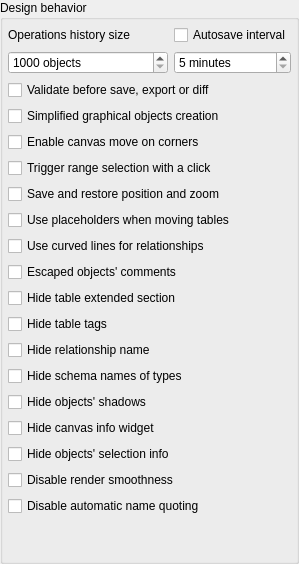
       <widget class="QGroupBox" name="behavior_gb">
        <property name="sizePolicy">
         <sizepolicy hsizetype="Fixed" vsizetype="Preferred">
          <horstretch>0</horstretch>
          <verstretch>0</verstretch>
         </sizepolicy>
        </property>
        <property name="title">
         <string>Design behavior</string>
        </property>
        <layout class="QVBoxLayout" name="verticalLayout_11">
         <property name="leftMargin">
          <number>5</number>
         </property>
         <property name="topMargin">
          <number>5</number>
         </property>
         <property name="rightMargin">
          <number>5</number>
         </property>
         <property name="bottomMargin">
          <number>5</number>
         </property>
         <item>
          <layout class="QHBoxLayout" name="horizontalLayout_2">
           <item>
            <layout class="QVBoxLayout" name="verticalLayout_10">
             <item>
              <widget class="QLabel" name="oplist_size_lbl">
               <property name="sizePolicy">
                <sizepolicy hsizetype="Fixed" vsizetype="Preferred">
                 <horstretch>0</horstretch>
                 <verstretch>0</verstretch>
                </sizepolicy>
               </property>
               <property name="minimumSize">
                <size>
                 <width>160</width>
                 <height>0</height>
                </size>
               </property>
               <property name="text">
                <string>Operations history size</string>
               </property>
              </widget>
             </item>
             <item>
              <widget class="QSpinBox" name="oplist_size_spb">
               <property name="sizePolicy">
                <sizepolicy hsizetype="Preferred" vsizetype="Fixed">
                 <horstretch>0</horstretch>
                 <verstretch>0</verstretch>
                </sizepolicy>
               </property>
               <property name="minimumSize">
                <size>
                 <width>60</width>
                 <height>0</height>
                </size>
               </property>
               <property name="toolTip">
                <string>&lt;p&gt;Defines the maximum amount of elements held in the operation history. Once reached the maximum number the history is automatically cleaned.&lt;/p&gt;</string>
               </property>
               <property name="statusTip">
                <string/>
               </property>
               <property name="suffix">
                <string> objects</string>
               </property>
               <property name="minimum">
                <number>1000</number>
               </property>
               <property name="maximum">
                <number>2000</number>
               </property>
               <property name="singleStep">
                <number>50</number>
               </property>
              </widget>
             </item>
            </layout>
           </item>
           <item>
            <layout class="QVBoxLayout" name="verticalLayout_8">
             <item>
              <widget class="QCheckBox" name="autosave_interv_chk">
               <property name="sizePolicy">
                <sizepolicy hsizetype="Preferred" vsizetype="Preferred">
                 <horstretch>0</horstretch>
                 <verstretch>0</verstretch>
                </sizepolicy>
               </property>
               <property name="toolTip">
                <string>&lt;p&gt;Defines the period when the opened models will be saved automatically. The temporary models saving period will be defined as the half of the value defined here. If the autosave is disabled the temporary models saving will occur in a period of 5 minutes.&lt;/p&gt;</string>
               </property>
               <property name="statusTip">
                <string/>
               </property>
               <property name="text">
                <string>Autosave interval</string>
               </property>
              </widget>
             </item>
             <item>
              <widget class="QSpinBox" name="autosave_interv_spb">
               <property name="sizePolicy">
                <sizepolicy hsizetype="Preferred" vsizetype="Fixed">
                 <horstretch>0</horstretch>
                 <verstretch>0</verstretch>
                </sizepolicy>
               </property>
               <property name="minimumSize">
                <size>
                 <width>60</width>
                 <height>0</height>
                </size>
               </property>
               <property name="suffix">
                <string> minutes</string>
               </property>
               <property name="minimum">
                <number>5</number>
               </property>
               <property name="maximum">
                <number>30</number>
               </property>
               <property name="singleStep">
                <number>5</number>
               </property>
              </widget>
             </item>
            </layout>
           </item>
          </layout>
         </item>
         <item>
          <widget class="QCheckBox" name="confirm_validation_chk">
           <property name="sizePolicy">
            <sizepolicy hsizetype="Preferred" vsizetype="Fixed">
             <horstretch>0</horstretch>
             <verstretch>0</verstretch>
            </sizepolicy>
           </property>
           <property name="toolTip">
            <string>&lt;p&gt;Triggers a dialog asking the user to validate the model before a save, export or diff operation.&lt;/p&gt;</string>
           </property>
           <property name="statusTip">
            <string/>
           </property>
           <property name="text">
            <string>Validate before save, export or diff</string>
           </property>
           <property name="checked">
            <bool>false</bool>
           </property>
          </widget>
         </item>
         <item>
          <widget class="QCheckBox" name="simple_obj_creation_chk">
           <property name="sizePolicy">
            <sizepolicy hsizetype="Preferred" vsizetype="Fixed">
             <horstretch>0</horstretch>
             <verstretch>0</verstretch>
            </sizepolicy>
           </property>
           <property name="toolTip">
            <string>&lt;p&gt;Graphical objects (table, views and textboxes) will be created in a single step without the need to click on canvas &lt;/p&gt;</string>
           </property>
           <property name="statusTip">
            <string/>
           </property>
           <property name="text">
            <string>Simplified graphical objects creation</string>
           </property>
           <property name="checked">
            <bool>false</bool>
           </property>
          </widget>
         </item>
         <item>
          <widget class="QCheckBox" name="corner_move_chk">
           <property name="sizePolicy">
            <sizepolicy hsizetype="Preferred" vsizetype="Fixed">
             <horstretch>0</horstretch>
             <verstretch>0</verstretch>
            </sizepolicy>
           </property>
           <property name="toolTip">
            <string>Start move the canvas when the cursor is on the canvas edges</string>
           </property>
           <property name="statusTip">
            <string/>
           </property>
           <property name="text">
            <string>Enable canvas move on corners</string>
           </property>
           <property name="checked">
            <bool>false</bool>
           </property>
          </widget>
         </item>
         <item>
          <widget class="QCheckBox" name="invert_rangesel_chk">
           <property name="sizePolicy">
            <sizepolicy hsizetype="Preferred" vsizetype="Fixed">
             <horstretch>0</horstretch>
             <verstretch>0</verstretch>
            </sizepolicy>
           </property>
           <property name="toolTip">
            <string>&lt;p&gt;By default the range selection is triggered with Shift + left click. By checking this option range selection will be activated only with a single click and move.&lt;/p&gt;</string>
           </property>
           <property name="statusTip">
            <string/>
           </property>
           <property name="text">
            <string>Trigger range selection with a click</string>
           </property>
           <property name="checked">
            <bool>false</bool>
           </property>
          </widget>
         </item>
         <item>
          <widget class="QCheckBox" name="save_last_pos_chk">
           <property name="sizePolicy">
            <sizepolicy hsizetype="Preferred" vsizetype="Fixed">
             <horstretch>0</horstretch>
             <verstretch>0</verstretch>
            </sizepolicy>
           </property>
           <property name="toolTip">
            <string>&lt;p&gt;After loading the model the last zoom and position on canvas will be restored&lt;/p&gt;</string>
           </property>
           <property name="statusTip">
            <string/>
           </property>
           <property name="text">
            <string>Save and restore position and zoom</string>
           </property>
          </widget>
         </item>
         <item>
          <widget class="QCheckBox" name="use_placeholders_chk">
           <property name="sizePolicy">
            <sizepolicy hsizetype="Preferred" vsizetype="Fixed">
             <horstretch>0</horstretch>
             <verstretch>0</verstretch>
            </sizepolicy>
           </property>
           <property name="toolTip">
            <string>&lt;p&gt;When enabled this option creates a placeholder object at the previous table's position when starting to move it. This will cause graphical updates on relationship lines to be performed only when the drag &amp; drop action is done improving the performance. Disabling placeholders will cause those updates to be executed every time the table's position changes a single pixel (classical behavior).&lt;/p&gt;</string>
           </property>
           <property name="statusTip">
            <string/>
           </property>
           <property name="text">
            <string>Use placeholders when moving tables</string>
           </property>
          </widget>
         </item>
         <item>
          <widget class="QCheckBox" name="use_curved_lines_chk">
           <property name="sizePolicy">
            <sizepolicy hsizetype="Preferred" vsizetype="Fixed">
             <horstretch>0</horstretch>
             <verstretch>0</verstretch>
            </sizepolicy>
           </property>
           <property name="toolTip">
            <string>Replaces any straight line in relationship by curved ones in order to improve the model's visualization.</string>
           </property>
           <property name="statusTip">
            <string/>
           </property>
           <property name="text">
            <string>Use curved lines for relationships</string>
           </property>
          </widget>
         </item>
         <item>
          <widget class="QCheckBox" name="escape_comments_chk">
           <property name="sizePolicy">
            <sizepolicy hsizetype="Preferred" vsizetype="Fixed">
             <horstretch>0</horstretch>
             <verstretch>0</verstretch>
            </sizepolicy>
           </property>
           <property name="toolTip">
            <string>&lt;p&gt;Forces the escaping of line breaks and tabulations in objects' comments during SQL code generation. This option produces a more compact SQL code since all comments will be presented in one line. Despite changing the presentation this option does not affect the final semantics of multilined comments.&lt;/p&gt;</string>
           </property>
           <property name="statusTip">
            <string/>
           </property>
           <property name="text">
            <string>Escaped objects' comments</string>
           </property>
          </widget>
         </item>
         <item>
          <widget class="QCheckBox" name="hide_ext_attribs_chk">
           <property name="sizePolicy">
            <sizepolicy hsizetype="Preferred" vsizetype="Fixed">
             <horstretch>0</horstretch>
             <verstretch>0</verstretch>
            </sizepolicy>
           </property>
           <property name="toolTip">
            <string>Hide the portion of table which represents triggers, indexes and rules.</string>
           </property>
           <property name="text">
            <string>Hide table extended section</string>
           </property>
          </widget>
         </item>
         <item>
          <widget class="QCheckBox" name="hide_table_tags_chk">
           <property name="sizePolicy">
            <sizepolicy hsizetype="Preferred" vsizetype="Fixed">
             <horstretch>0</horstretch>
             <verstretch>0</verstretch>
            </sizepolicy>
           </property>
           <property name="toolTip">
            <string>Hide the object which represents the tag assigned to the table</string>
           </property>
           <property name="statusTip">
            <string/>
           </property>
           <property name="text">
            <string>Hide table tags</string>
           </property>
          </widget>
         </item>
         <item>
          <widget class="QCheckBox" name="hide_rel_name_chk">
           <property name="sizePolicy">
            <sizepolicy hsizetype="Preferred" vsizetype="Fixed">
             <horstretch>0</horstretch>
             <verstretch>0</verstretch>
            </sizepolicy>
           </property>
           <property name="toolTip">
            <string>Hide the object that represents the relationship name</string>
           </property>
           <property name="statusTip">
            <string/>
           </property>
           <property name="text">
            <string>Hide relationship name</string>
           </property>
          </widget>
         </item>
         <item>
          <widget class="QCheckBox" name="hide_sch_name_usr_types_chk">
           <property name="sizePolicy">
            <sizepolicy hsizetype="Preferred" vsizetype="Fixed">
             <horstretch>0</horstretch>
             <verstretch>0</verstretch>
            </sizepolicy>
           </property>
           <property name="toolTip">
            <string>&lt;p&gt;Hide the schema names of the user-defined types referenced by columns. This option will affect only the graphical objects, the code generation will keep displaying user-defined types names fully schema-qualified.&lt;/p&gt;</string>
           </property>
           <property name="statusTip">
            <string/>
           </property>
           <property name="text">
            <string>Hide schema names of types</string>
           </property>
          </widget>
         </item>
         <item>
          <widget class="QCheckBox" name="hide_obj_shadows_chk">
           <property name="sizePolicy">
            <sizepolicy hsizetype="Preferred" vsizetype="Fixed">
             <horstretch>0</horstretch>
             <verstretch>0</verstretch>
            </sizepolicy>
           </property>
           <property name="toolTip">
            <string>&lt;p&gt;Hide the schema names of the user-defined types referenced by columns. This option will affect only the graphical objects, the code generation will keep displaying user-defined types names fully schema-qualified.&lt;/p&gt;</string>
           </property>
           <property name="statusTip">
            <string/>
           </property>
           <property name="text">
            <string>Hide objects' shadows</string>
           </property>
          </widget>
         </item>
         <item>
          <widget class="QCheckBox" name="hide_cur_pos_zoom_info_chk">
           <property name="toolTip">
            <string>&lt;p&gt;Toggles the visibility of the widget that displays the current mouse cursor position and current zoom factor in the canvas.&lt;/p&gt;</string>
           </property>
           <property name="text">
            <string>Hide canvas info widget</string>
           </property>
          </widget>
         </item>
         <item>
          <widget class="QCheckBox" name="hide_obj_sel_info_chk">
           <property name="toolTip">
            <string>&lt;p&gt;Toggles the visibility of the widget that displays the current objects' selection bounding rectangle.&lt;/p&gt;</string>
           </property>
           <property name="text">
            <string>Hide objects' selection info</string>
           </property>
          </widget>
         </item>
         <item>
          <widget class="QCheckBox" name="disable_smooth_chk">
           <property name="sizePolicy">
            <sizepolicy hsizetype="Expanding" vsizetype="Fixed">
             <horstretch>0</horstretch>
             <verstretch>0</verstretch>
            </sizepolicy>
           </property>
           <property name="toolTip">
            <string>&lt;p&gt; Disable the antialiasing for lines and texts improving performance when handling huge models.&lt;/p&gt;</string>
           </property>
           <property name="statusTip">
            <string/>
           </property>
           <property name="text">
            <string>Disable render smoothness</string>
           </property>
          </widget>
         </item>
         <item>
          <widget class="QCheckBox" name="disable_name_quoting_chk">
           <property name="toolTip">
            <string>&lt;p&gt;Disables the automatic object name quoting mechanism. This feature is &lt;strong&gt;experimental&lt;/strong&gt; and may lead to database model corruption. Use it at &lt;strong&gt;your own risk&lt;/strong&gt;.&lt;/p&gt;</string>
           </property>
           <property name="text">
            <string>Disable automatic name quoting</string>
           </property>
          </widget>
         </item>
         <item>
          <spacer name="verticalSpacer_3">
           <property name="orientation">
            <enum>Qt::Orientation::Vertical</enum>
           </property>
           <property name="sizeHint" stdset="0">
            <size>
             <width>20</width>
             <height>40</height>
            </size>
           </property>
          </spacer>
         </item>
        </layout>
       </widget>
